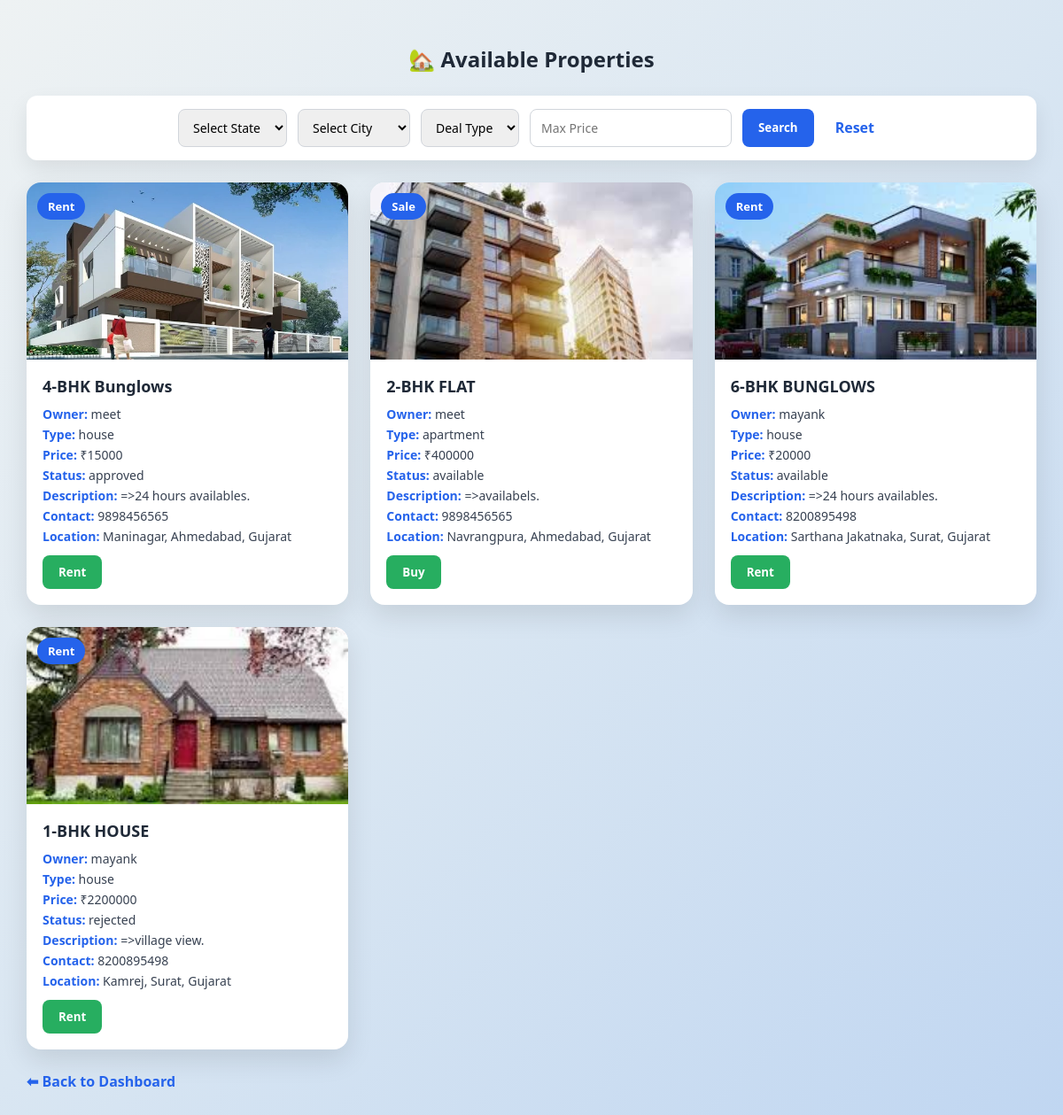
The app's page /buyer/properties (signed in) with its own data.
### tables this page shows
CREATE TABLE properties (
            id INTEGER PRIMARY KEY AUTOINCREMENT,
            owner_id INTEGER,
            title TEXT,
            type TEXT,
            price INTEGER,
            description TEXT,
            image TEXT,
            contact_number TEXT,
            status TEXT DEFAULT 'available',
            deal_type TEXT,
            state TEXT,
            city TEXT,
            area TEXT
        );

CREATE TABLE users (
            id INTEGER PRIMARY KEY AUTOINCREMENT,
            role TEXT,
            username TEXT UNIQUE,
            password TEXT,
            email TEXT
        );

### app.py (the view)
@app.route("/buyer/properties")
def buyer_properties():
    if "user" not in session or session.get("role") != "buyer":
        return redirect(url_for("login"))
    state = request.args.get("state")
    city = request.args.get("city")
    deal_type = request.args.get("deal_type")
    max_price = request.args.get("max_price")
    conn = get_db()
    cursor = conn.cursor()
    query = """
        SELECT
            p.id,
            p.title,
            p.price,
            p.description,
            p.image,
            p.contact_number,
            p.status,
            u.username,
            p.owner_id,
            p.type,
            p.deal_type,
            p.state,
            p.city,
            p.area
        FROM properties p
        JOIN users u ON p.owner_id = u.id
        WHERE 1=1
    """
    params = []
    if state:
        query += " AND p.state = ?"
        params.append(state)
    if city:
        query += " AND p.city = ?"
        params.append(city)
    if deal_type:
        query += " AND p.deal_type = ?"
        params.append(deal_type)
    if max_price:
        query += " AND p.price <= ?"
        params.append(max_price)
    cursor.execute(query, params)
    properties = cursor.fetchall()
    conn.close()
    return render_template(
        "buyer_properties.html",
        properties=properties,
        state=state,
        city=city,
        deal_type=deal_type,
        max_price=max_price
    )

### app.py (called while the page is built)
@app.after_request
def add_global_headers(response):
    response.headers["Cache-Control"] = "no-store, no-cache, must-revalidate, private"
    response.headers["Pragma"] = "no-cache"
    response.headers["Expires"] = "0"
    return response

def get_db():
    conn = sqlite3.connect("users.db", timeout=10)
    conn.row_factory = sqlite3.Row
    return conn

### templates/buyer_properties.html (shortened to what this page needs)
<!DOCTYPE html>
<html lang="en">
<head>
</head>
<body>
<h2>🏡 Available Properties</h2>
<form method="get" class="filter-bar">
    <select name="state">
        <option value="">Select State</option>
    </select>
    <select name="city">
        <option value="">Select City</option>
    </select>
    <select name="deal_type">
        <option value="">Deal Type</option>
    </select>
    <input type="number" name="max_price" placeholder="Max Price" value="{{ max_price or '' }}">
    <button type="submit">Search</button>
    <a href="/buyer/properties">Reset</a>
</form>
{% if properties %}
<div class="properties-grid">
{% for p in properties %}
<div class="property-card">
    <div class="image-box">
        <img src="{{ url_for('static', filename='uploads/' + p[4]) }}">
        <div class="badge">{{ p[10]|capitalize }}</div>
    </div>
    <div class="property-body">
        <div class="property-title">{{ p[1] }}</div>
        <p class="property-info"><strong>Owner:</strong> {{ p[7] }}</p>
        <p class="property-info"><strong>Type:</strong> {{ p[9] }}</p>
        <p class="property-info"><strong>Price:</strong> ₹{{ p[2] }}</p>
        <p class="property-info"><strong>Status:</strong> {{ p[6] }}</p>
        <p class="property-info"><strong>Description:</strong> {{ p[3] }}</p>
        <p class="property-info"><strong>Contact:</strong> {{ p[5] }}</p>
        <p class="property-info"><strong>Location:</strong> {{ p[13] }}, {{ p[12] }}, {{ p[11] }}</p>
        <div class="property-actions">
            <a href="{{ url_for('property_details', property_id=p[0]) }}">
                <button type="button">
                    {% if p[10] == 'sale' %}Buy{% else %}Rent{% endif %}
                </button>
            </a>
        </div>
    </div>
</div>
{% endfor %}
</div>
{% else %}
<p>No properties found.</p>
{% endif %}
<a href="/buyer/dashboard" class="back-link">⬅ Back to Dashboard</a>
</body>
</html>

### templates/buyer_properties.html (style rules this page uses)
* { box-sizing: border-box; font-family: "Segoe UI", Arial, sans-serif; }
body { margin: 0; min-height: 100vh; padding: 30px; background: linear-gradient(135deg, #eef2f3, #d9e6f2, #c0d6f1); }
h2 { color: #1f2937; margin-bottom: 25px; text-align: center; }
.filter-bar { background: #ffffff; padding: 15px; border-radius: 12px; margin-bottom: 25px; display: flex; gap: 12px; flex-wrap: wrap; justify-content: center; box-shadow: 0 10px 25px rgba(0,0,0,0.08); }
.filter-bar select, .filter-bar input { padding: 10px 12px; border-radius: 8px; border: 1px solid #d1d5db; font-size: 14px; }
.filter-bar button { background: #2563eb; color: white; border: none; border-radius: 8px; padding: 10px 18px; cursor: pointer; font-weight: bold; transition: 0.3s; }
.filter-bar a { text-decoration: none; color: #2563eb; font-weight: bold; padding: 10px 12px; }
.properties-grid { display: grid; grid-template-columns: repeat(auto-fill, minmax(360px, 1fr)); gap: 25px; }
.property-card { background: #ffffff; border-radius: 16px; overflow: hidden; box-shadow: 0 12px 30px rgba(0,0,0,0.1); transition: 0.3s; }
.image-box { position: relative; height: 200px; overflow: hidden; }
.image-box img { width: 100%; height: 100%; object-fit: cover; }
.badge { position: absolute; top: 12px; left: 12px; background: #2563eb; color: white; padding: 6px 12px; border-radius: 20px; font-size: 13px; font-weight: bold; }
.property-body { padding: 18px; }
.property-title { font-size: 18px; font-weight: 600; color: #1f2937; margin-bottom: 10px; }
.property-info { font-size: 14px; color: #374151; margin: 4px 0; }
.property-info strong { color: #2563eb; }
.property-actions { margin-top: 12px; }
.property-actions button { background: #27ae60; color: white; border: none; padding: 10px 18px; border-radius: 8px; cursor: pointer; font-weight: bold; transition: 0.3s; }
.back-link { display: inline-block; margin-top: 25px; text-decoration: none; color: #2563eb; font-weight: bold; }

### records on screen
properties: image (picture), deal_type "Rent", title "4-BHK Bunglows", username "meet", type "house", price "15000", status "approved", description "=>24 hours availables.", contact_number "9898456565", area "Maninagar", city "Ahmedabad", state "Gujarat"
properties: image (picture), deal_type "Sale", title "2-BHK FLAT", username "meet", type "apartment", price "400000", status "available", description "=>availabels.", contact_number "9898456565", area "Navrangpura", city "Ahmedabad", state "Gujarat", shows "Buy"
properties: image (picture), deal_type "Rent", title "6-BHK BUNGLOWS", username "mayank", type "house", price "20000", status "available", description "=>24 hours availables.", contact_number "8200895498", area "Sarthana Jakatnaka", city "Surat", state "Gujarat"
properties: image (picture), deal_type "Rent", title "1-BHK HOUSE", username "mayank", type "house", price "2200000", status "rejected", description "=>village view.", contact_number "8200895498", area "Kamrej", city "Surat", state "Gujarat"
